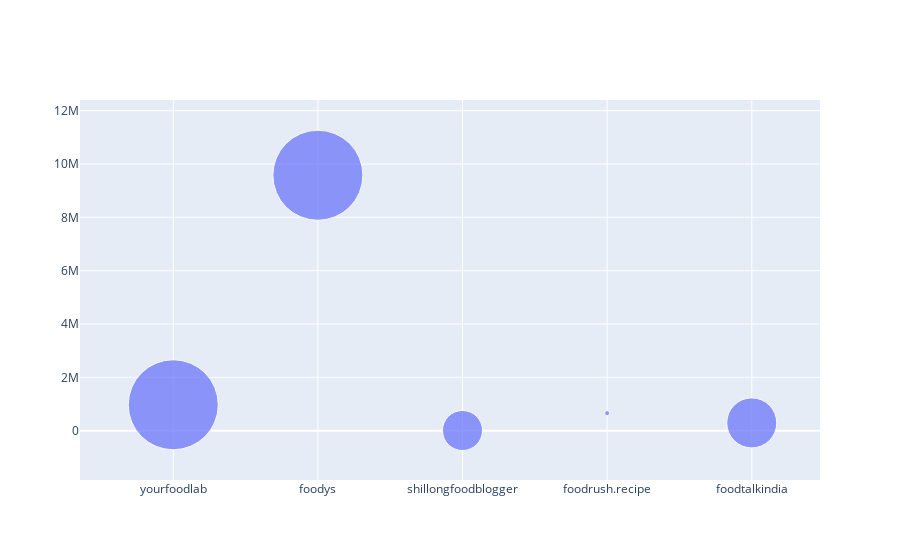

The cell this chart's notebook holds for it:
### Markdown cell above
## c) Depict this information using a suitable graph.

### Code cell
import plotly.graph_objects as go

fig = go.Figure(data=[go.Scatter(
    x=followuser, y=number,
    mode='markers',
    marker_size=[90,90,40,5,50]   #the size of the bubble is number of posts in last 3 dyas multiplies by 10
     
)])
#fig.title("followers vs food handles")
fig.show()

### Figure 1 — Plotly figure (JSON) as saved in the notebook; plotly's stock layout.template omitted (floating-point values rounded to 4 significant figures)
{"data": [{"marker": {"size": [90, 90, 40, 5, 50]}, "mode": "markers", "type": "scatter", "x": ["yourfoodlab", "foodys", "shillongfoodblogger", "foodrush.recipe", "foodtalkindia"], "y": [973652, 9577596, 8145, 658885, 293705]}], "layout": {}}
